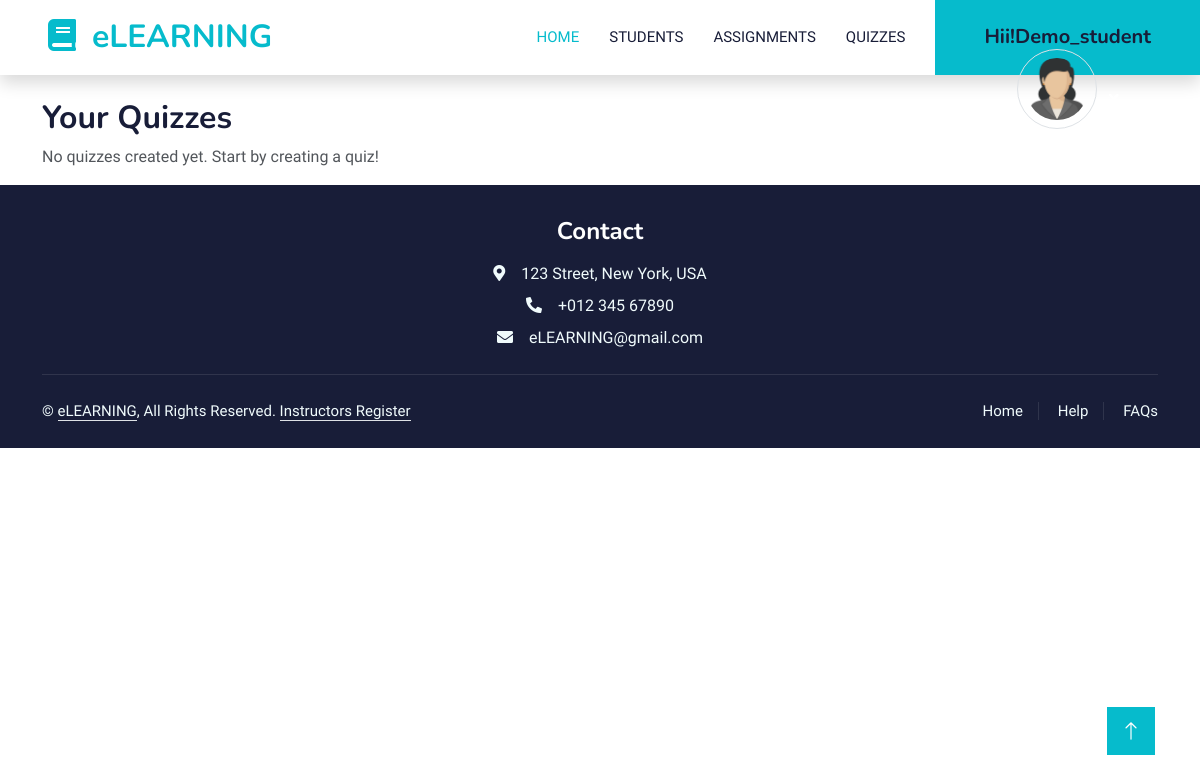
Page /quizzes/ (signed in) on the committed database.
### accounts_app/models.py (models this page shows, shortened)
class CustomUser(AbstractUser):
    USER_TYPE_CHOICES = (
        ('student', 'Student'),
        ('instructor', 'Instructor'),
    )
    user_type = models.CharField(max_length=10, choices=USER_TYPE_CHOICES, default='student')
    bio = models.TextField(blank=True, null=True)
    profile_picture = models.ImageField(upload_to='profile_pics/', blank=True, null=True)
    @property
    def get_profile_picture_url(self):
        if self.profile_picture:
            return self.profile_picture.url
        else:
            return '/static/default-profile.png'  # a default image if user has no profile picture

### courses_app/views.py (the view)
# urls.py: path('quizzes/', views.quiz_list, name='quiz_list'),
@login_required            #quiz list
def quiz_list(request):
    quizzes = Quiz.objects.filter(instructor=request.user)
    return render(request, 'courses_app/quiz_list.html', {'quizzes': quizzes})

### courses_app/templates/courses_app/quiz_list.html
{% extends 'courses_app/layout.html' %}
{% block navbar %}
{% include "instructors_app/includes/instructor_navbar.html" %}
{% endblock %}
{% block content %}
<div class="container mt-4">
    <h2>Your Quizzes</h2>
    {% if quizzes %}
        <table class="table table-bordered table-hover">
            <thead class="thead-light">
                <tr>
                    <th>Title</th>
                    <th>Description</th>
                    <th>Course</th>
                    <th>Created At</th>
                    <th>Questions</th>
                    <th>Actions</th>
                </tr>
            </thead>
            <tbody>
                {% for quiz in quizzes %}
                    <tr>
                        <td>{{ quiz.title }}</td>
                        <td>{{ quiz.description }}</td>
                        <td>{{ quiz.course.title }}</td>
                        <td>{{ quiz.created_at|date:"d M Y, h:i A" }}</td>
                        <td>{{ quiz.questions.count }}</td>
                        <td>
                            <a href="{% url 'add_question' quiz.id %}" class="btn btn-sm btn-primary">Add Qns</a>
                            <a href="{% url 'edit_quiz' quiz.id %}" class="btn btn-sm btn-warning">Edit</a>
                            <a href="{% url 'delete_quiz' quiz.id %}" class="btn btn-sm btn-danger"
                               onclick="return confirm('Are you sure you want to delete this quiz?');">
                               Delete
                            </a>
                        </td>
                    </tr>
                {% endfor %}
            </tbody>
        </table>
    {% else %}
        <p>No quizzes created yet. Start by creating a quiz!</p>
    {% endif %}
</div>
{% endblock %}

### instructors_app/templates/instructors_app/includes/instructor_navbar.html (shortened to what this page needs)
<div class="navbar-nav ms-auto p-4 p-lg-0">
    <a href="{% url 'instructors_dashboard' %}" class="nav-item nav-link active">Home</a>
    <a href="{% url 'instructor_student_list' %}" class="nav-item nav-link">Students</a>
    <a href="{% url 'assignment_list' %}" class="nav-item nav-link">Assignments</a>
    <a href="{% url 'quiz_list' %}" class="nav-item nav-link">Quizzes</a>
</div>
<div class="dropdown">
    <a href="#" class="btn btn-primary py-4 px-lg-5 d-none d-lg-block dropdown-toggle"
       id="profileDropdown" data-bs-toggle="dropdown" data-bs-popper="none" aria-expanded="false">
        <h5 class="mb-0">Hii!{{ user.username }}</h5>
        <img class="border rounded-circle p-2 mx-auto mb-3" src="{{ user.get_profile_picture_url }}" style="width: 80px; height: 80px;">
    </a>
</div>

### courses_app/static/css/style.css (style rules this page uses)
.btn { font-family: 'Nunito', sans-serif; font-weight: 600; transition: .5s; }
.btn.btn-primary, .btn.btn-secondary { color: #FFFFFF; }
.navbar .dropdown-toggle::after { border: none; content: "\f107"; font-family: "Font Awesome 5 Free"; font-weight: 900; vertical-align: middle; margin-left: 8px; }
.navbar-light .navbar-nav .nav-link { margin-right: 30px; padding: 25px 0; color: #FFFFFF; font-size: 15px; text-transform: uppercase; outline: none; }
.navbar-light .navbar-nav .nav-link:hover, .navbar-light .navbar-nav .nav-link.active { color: var(--primary); }
.navbar-light .navbar-brand, .navbar-light a.btn { height: 75px; }
.navbar-light .navbar-nav .nav-link { color: var(--dark); font-weight: 500; }

### rows in the picture
CustomUser: username "Demo_student", get_profile_picture_url (picture)
